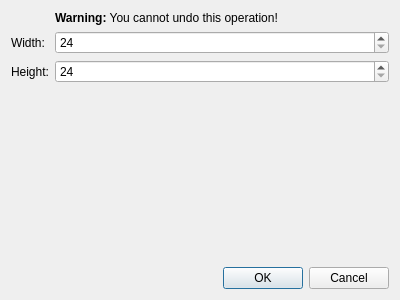
<?xml version="1.0" encoding="UTF-8"?>
<ui version="4.0">
 <class>CResizeDreamDialog</class>
 <widget class="QDialog" name="CResizeDreamDialog">
  <property name="geometry">
   <rect>
    <x>0</x>
    <y>0</y>
    <width>400</width>
    <height>300</height>
   </rect>
  </property>
  <property name="windowTitle">
   <string>Resize Dream</string>
  </property>
  <layout class="QVBoxLayout" name="verticalLayout">
   <property name="sizeConstraint">
    <enum>QLayout::SetMinimumSize</enum>
   </property>
   <item>
    <layout class="QFormLayout" name="formLayout">
     <item row="2" column="1">
      <widget class="CEvenSpinBox" name="widthBox">
       <property name="correctionMode">
        <enum>QAbstractSpinBox::CorrectToNearestValue</enum>
       </property>
       <property name="minimum">
        <number>24</number>
       </property>
       <property name="maximum">
        <number>1000</number>
       </property>
       <property name="singleStep">
        <number>2</number>
       </property>
      </widget>
     </item>
     <item row="3" column="1">
      <widget class="QSpinBox" name="heightBox">
       <property name="minimum">
        <number>24</number>
       </property>
       <property name="maximum">
        <number>1000</number>
       </property>
      </widget>
     </item>
     <item row="2" column="0">
      <widget class="QLabel" name="label">
       <property name="text">
        <string>Width:</string>
       </property>
      </widget>
     </item>
     <item row="3" column="0">
      <widget class="QLabel" name="label_2">
       <property name="text">
        <string>Height:</string>
       </property>
      </widget>
     </item>
     <item row="1" column="1">
      <widget class="QLabel" name="label_3">
       <property name="text">
        <string>&lt;b&gt;Warning:&lt;/b&gt; You cannot undo this operation!</string>
       </property>
      </widget>
     </item>
    </layout>
   </item>
   <item>
    <widget class="QDialogButtonBox" name="buttonBox">
     <property name="orientation">
      <enum>Qt::Horizontal</enum>
     </property>
     <property name="standardButtons">
      <set>QDialogButtonBox::Cancel|QDialogButtonBox::Ok</set>
     </property>
    </widget>
   </item>
  </layout>
 </widget>
 <customwidgets>
  <customwidget>
   <class>CEvenSpinBox</class>
   <extends>QSpinBox</extends>
   <header>cevenspinbox.h</header>
  </customwidget>
 </customwidgets>
 <resources/>
 <connections>
  <connection>
   <sender>buttonBox</sender>
   <signal>accepted()</signal>
   <receiver>CResizeDreamDialog</receiver>
   <slot>accept()</slot>
   <hints>
    <hint type="sourcelabel">
     <x>248</x>
     <y>254</y>
    </hint>
    <hint type="destinationlabel">
     <x>157</x>
     <y>274</y>
    </hint>
   </hints>
  </connection>
  <connection>
   <sender>buttonBox</sender>
   <signal>rejected()</signal>
   <receiver>CResizeDreamDialog</receiver>
   <slot>reject()</slot>
   <hints>
    <hint type="sourcelabel">
     <x>316</x>
     <y>260</y>
    </hint>
    <hint type="destinationlabel">
     <x>286</x>
     <y>274</y>
    </hint>
   </hints>
  </connection>
 </connections>
</ui>
